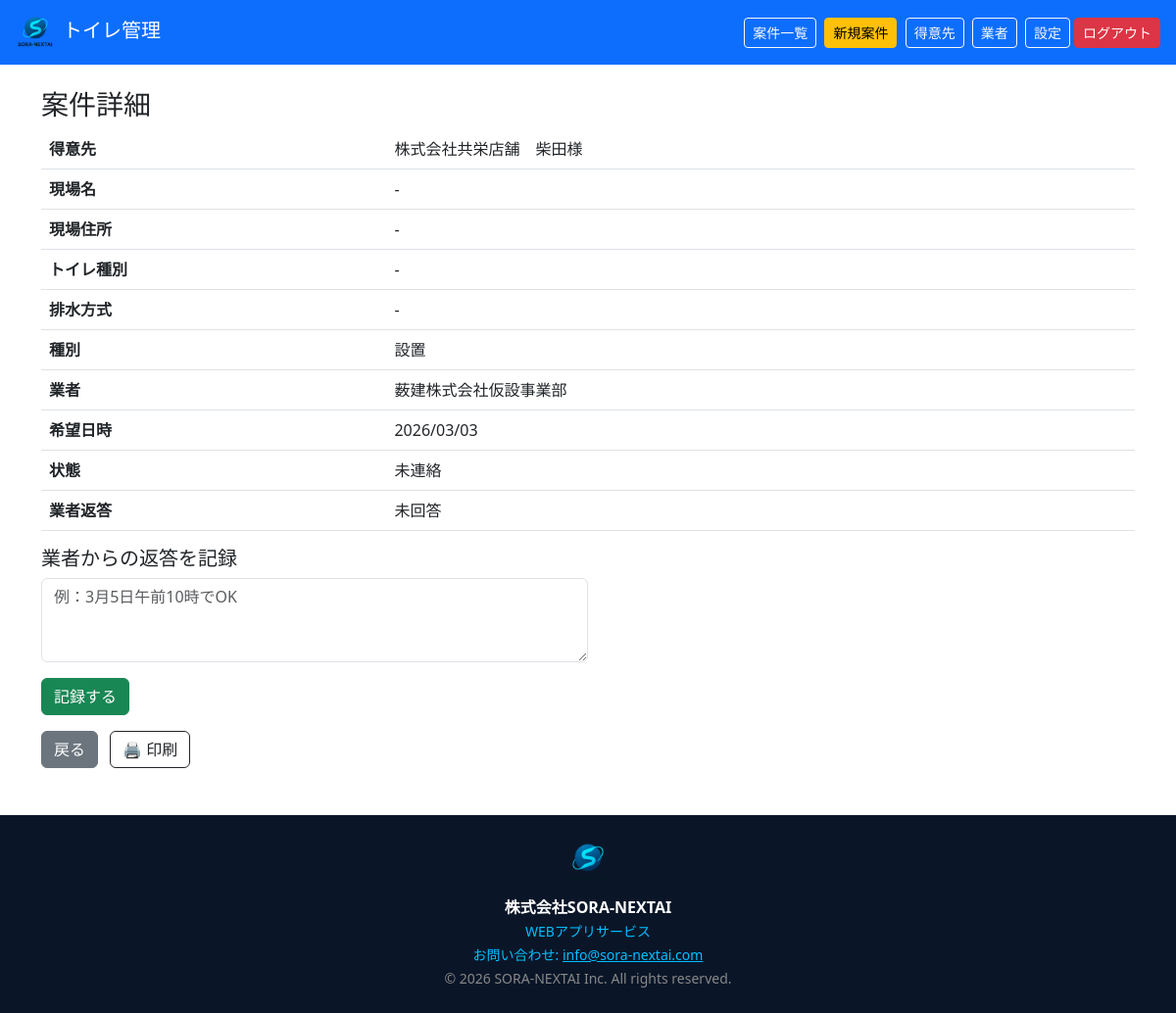
Screenshot of /jobs/2 (signed in) with the database file from the repository.
### app.py (models this page shows)
class Client(db.Model):
    id = db.Column(db.Integer, primary_key=True)
    name = db.Column(db.String(150))
    email = db.Column(db.String(150))
    phone = db.Column(db.String(50))
    address = db.Column(db.String(200))

class Job(db.Model):
    id = db.Column(db.Integer, primary_key=True)
    client_id = db.Column(db.Integer, db.ForeignKey("client.id"))
    vendor_id = db.Column(db.Integer, db.ForeignKey("vendor.id"))
    job_type = db.Column(db.String(50))
    desired_date = db.Column(db.String(100))
    status = db.Column(db.String(50), default="未連絡")
    vendor_reply = db.Column(db.Text)
    fax_sent = db.Column(db.Boolean, default=False)
    site_name = db.Column(db.String(200))
    site_address = db.Column(db.String(200))
    toilet_type = db.Column(db.String(50))
    flush_type = db.Column(db.String(50))
    attachment = db.Column(db.String(300))
    created_at = db.Column(db.DateTime, default=datetime.now)
    client = db.relationship("Client", backref="jobs")
    vendor = db.relationship("Vendor", backref="jobs")

class Vendor(db.Model):
    id = db.Column(db.Integer, primary_key=True)
    name = db.Column(db.String(150))
    email = db.Column(db.String(150))
    phone = db.Column(db.String(50))
    service_type = db.Column(db.String(50))

### app.py (the view)
@app.route("/jobs/<int:job_id>")
@login_required
def job_detail(job_id):
    job = Job.query.get_or_404(job_id)
    notify_text = f"{job.client.name} 様\n\nいつもお世話になっております。\n以下の通り確定いたしましたのでご連絡いたします。\n\n■内容：{job.job_type}\n■確定日時：{job.vendor_reply}\n\nよろしくお願いいたします。"
    return render_template("job_detail.html", job=job, notify_text=notify_text)

### app.py (called while the page is built, shortened)
@app.before_request
def jwt_auth():
    from flask_login import current_user
    if current_user.is_authenticated:
        return

@login_manager.user_loader
def load_user(user_id):
    return User.query.get(int(user_id))

### templates/job_detail.html (shortened to what this page needs)
{% extends "base.html" %}
{% block content %}
<h3>案件詳細</h3>
<table class="table col-md-6">
  <tr><th>得意先</th><td>{{ job.client.name }}</td></tr>
  <tr><th>現場名</th><td>{{ job.site_name or "-" }}</td></tr>
  <tr><th>現場住所</th><td>{{ job.site_address or "-" }}</td></tr>
  <tr><th>トイレ種別</th><td>{{ job.toilet_type or "-" }}</td></tr>
  <tr><th>排水方式</th><td>{{ job.flush_type or "-" }}</td></tr>
  <tr><th>種別</th><td>{{ job.job_type }}</td></tr>
  <tr><th>業者</th><td>{{ job.vendor.name }}</td></tr>
  <tr><th>希望日時</th><td>{{ job.desired_date }}</td></tr>
  <tr><th>状態</th><td>{{ job.status }}</td></tr>
  <tr><th>業者返答</th><td>{{ job.vendor_reply or "未回答" }}</td></tr>
</table>
<h5>業者からの返答を記録</h5>
<form method="POST" action="/jobs/{{ job.id }}/reply" class="col-md-6">
  <div class="mb-3"><textarea name="vendor_reply" class="form-control" rows="3" placeholder="例：3月5日午前10時でOK">{{ job.vendor_reply or "" }}</textarea></div>
  <button class="btn btn-success">記録する</button>
</form>
<a href="/" class="btn btn-secondary mt-3">戻る</a>
<button onclick="window.print()" class="btn btn-outline-dark mt-3 ms-2">🖨️ 印刷</button>
{% endblock %}

### rows the page displays
Client: client.name "株式会社共栄店舗 柴田様"
Job: site_name "-", site_address "-", toilet_type "-", flush_type "-", job_type "設置", desired_date "2026/03/03", status "未連絡", vendor_reply "未回答"
Vendor: vendor.name "薮建株式会社仮設事業部"
